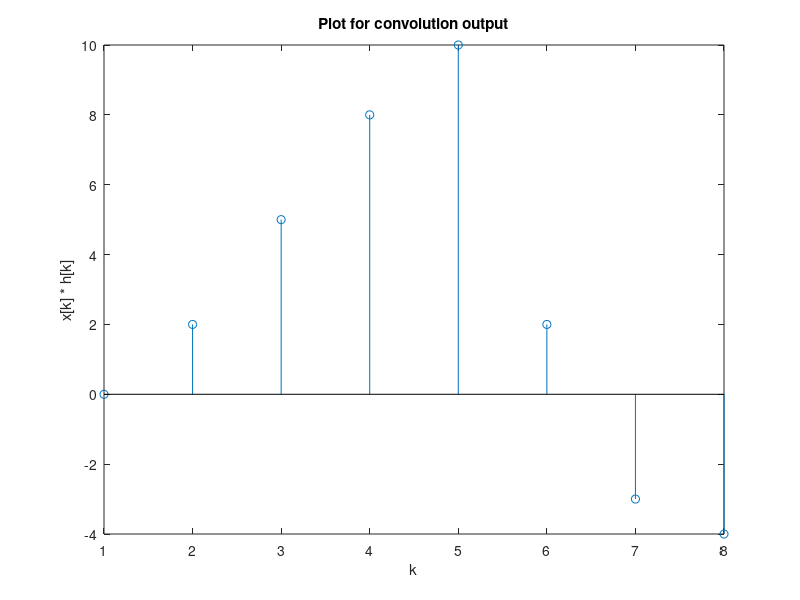

The MATLAB script that drew this image:
% initialize the input vector k for function x[k] and h[k]
k = (0:4);

% generate two functions x[k] and h[k] using the input vector k
x = k;
h = zeros(1,4) + 2 - k(1:4);

% plot for function x[k]
subplot(2,1,1);
stem(k, x);
xlabel("k");
ylabel("x[k]");
title("Plot for x[k]");

% plot for function h[k]
subplot(2,1,2);
stem(k(1:4), h);
xlabel("k");
ylabel("h[k]");
title("Plot for h[k]");

% convolution of functions x[k] and h[k]
xh = conv(h,x);

% plot for convolution output
subplot(1,1,1);
stem(xh);
title("Plot for convolution output");
xlabel("k");
ylabel("x[k] * h[k]");